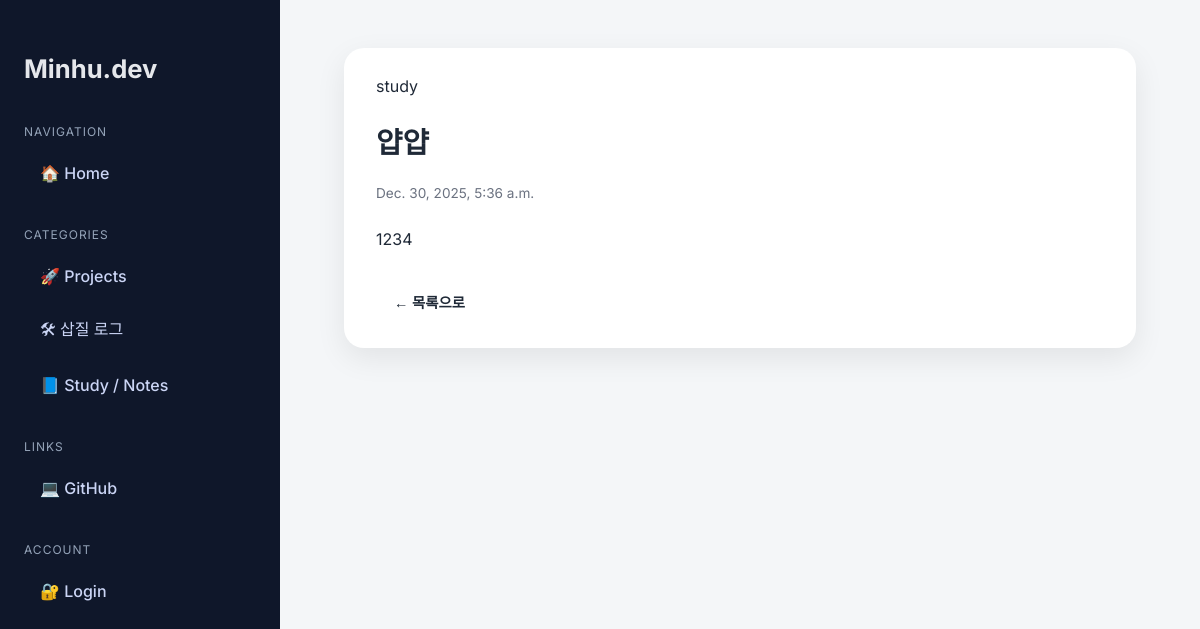
/study/11/, run on the app's committed database.
### blog/models.py (models this page shows, shortened)
class Post(models.Model):
    CATEGORY_CHOICES = [
        ("debug", "삽질 로그"),
        ("study", "Study"),
        ("project", "Projects"),
    ]
    title = models.CharField(max_length=200)
    content = models.TextField()
    category = models.CharField(
        max_length=20,
        choices=CATEGORY_CHOICES,
        default="study"
    )
    created_at = models.DateTimeField(default=timezone.now)

### blog/views.py (the view)
# urls.py: path("study/<int:pk>/", views.study_detail, name="study_detail"),
def study_detail(request, pk):
    post = get_object_or_404(Post, pk=pk, category="study")
    return render(request, "blog/study_detail.html", {"post": post})

### blog/templates/blog/study_detail.html (shortened to what this page needs)
{% extends "base.html" %}
{% block content %}
<div class="card" style="max-width:900px">
  <span class="badge">
    {{ post.category }}
  </span>
  <h2>{{ post.title }}</h2>
  <div class="meta">
    {{ post.created_at }}
  </div>
  <div style="margin-top:24px; line-height:1.8;">
    {{ post.content|linebreaks }}
  </div>
  <div class="project-actions" style="margin-top:32px;">
    <a href="{% url 'study_list' %}" class="btn btn-project">
      ← 목록으로
    </a>
  </div>
</div>
{% endblock %}

### templates/base.html (style rules this page uses)
* { box-sizing: border-box; }
body { margin: 0; font-family: 'Inter', sans-serif; background-color: #f4f6f8; color: #1f2937; }
a { text-decoration: none; color: inherit; }
.card { background-color: #ffffff; border-radius: 20px; padding: 28px 32px; box-shadow: 0 10px 30px rgba(0,0,0,0.08); transition: transform 0.25s ease, box-shadow 0.25s ease; }
h2 { font-size: 1.8rem; margin-bottom: 24px; }
.meta { font-size: 0.85rem; color: #6b7280; margin-bottom: 14px; }
.btn { display: inline-flex; align-items: center; gap: 8px; padding: 10px 18px; border-radius: 12px; font-size: 0.9rem; font-weight: 600; line-height: 1; cursor: pointer; border: none; text-decoration: none; transition: background-color 0.2s ease, transform 0.15s ease; }

### data on the page
Post: category "study", title "얍얍", created_at "Dec. 30, 2025, 5:36 a.m.", content "1234"
